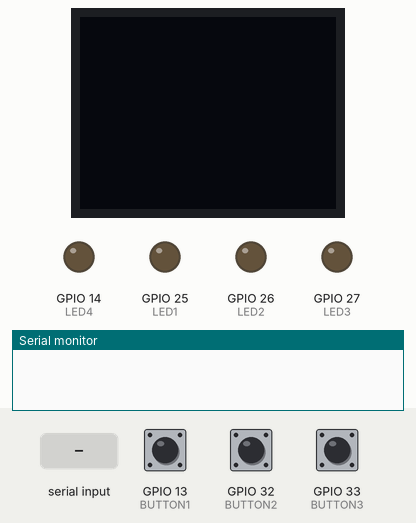
A sketch run on a simulated ESP32. Shown: 64×48 one-colour display, output pins drawn as LEDs (lit = HIGH), the last lines printed to the serial monitor. The inputs (shaded band) are chosen by the test bench; at power-on: GPIO 13 (BUTTON1) HIGH, GPIO 32 (BUTTON2) HIGH, GPIO 33 (BUTTON3) HIGH.

Above: at 1.2 s.
1.3 s: "1*" received over Serial
At 2.4 s:
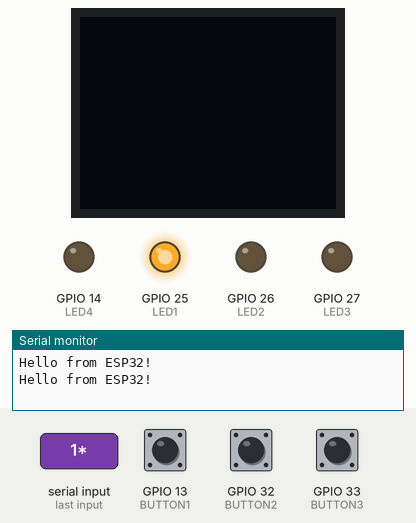
2.8 s: "r,45*" received over Serial
At 3.7 s:
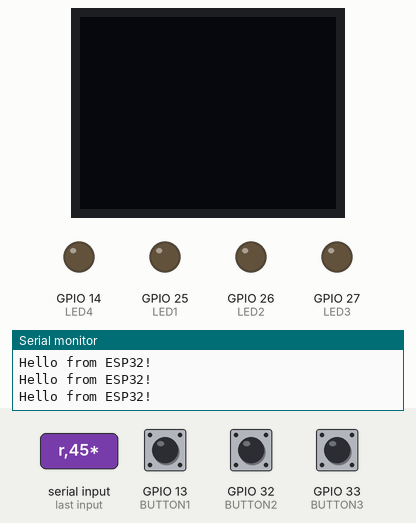
4.3 s: "2*" received over Serial
At 4.7 s:
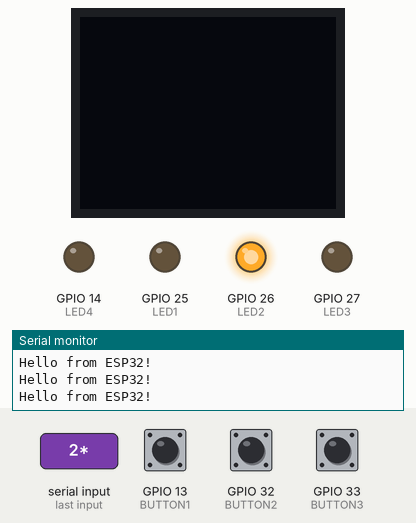
5.8 s: "3*" received over Serial
At 7.0 s:
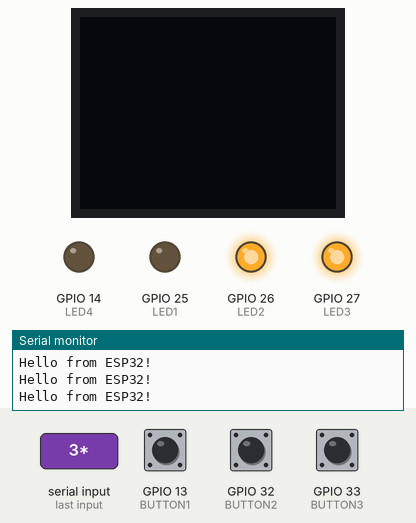
7.3 s: "4*" received over Serial
At 8.2 s:
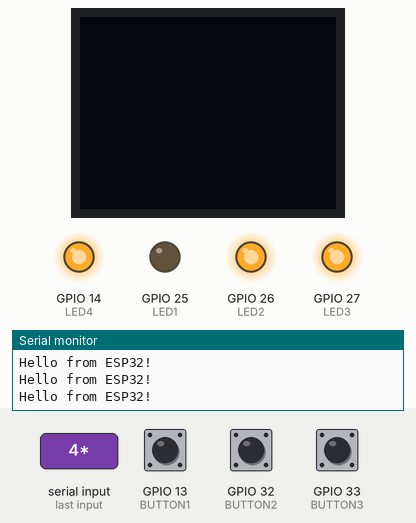
8.8 s: "30,150*" received over Serial
At 9.5 s:
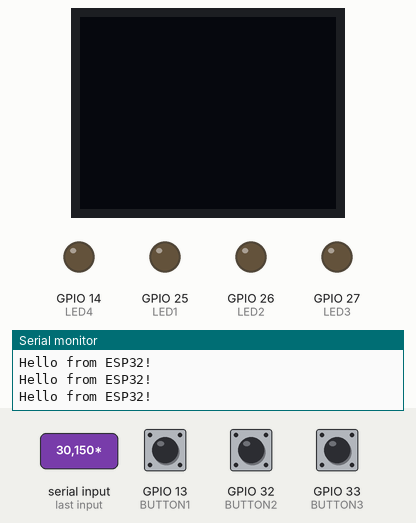
Timing chart, 0 to 11.3 s (numbered marks = the images above; inputs shaded):
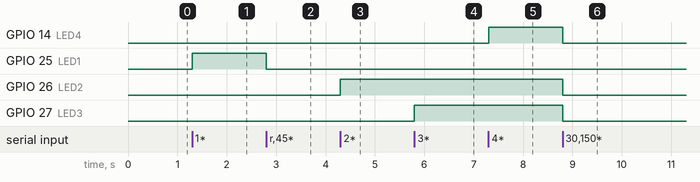

The sketch:

hardwareTest.ino
```cpp
#include "SSD1306Wire.h"

#define LED1 25
#define LED2 26
#define LED3 27
#define LED4 14
#define BUTTON1 13
#define BUTTON2 32
#define BUTTON3 33

//0.66: 64*48 otros: 128*32

// Selecciona uno según tu display.
//SSD1306Wire display(0x3c, SDA, SCL, GEOMETRY_128_32);
SSD1306Wire display(0x3c, SDA, SCL, GEOMETRY_64_48);


void setup() {
  Serial.begin(115200);

  digitalWrite(LED1, LOW);
  digitalWrite(LED2, LOW);
  digitalWrite(LED3, LOW);
  digitalWrite(LED4, LOW);
  pinMode(LED1, OUTPUT);
  pinMode(LED2, OUTPUT);
  pinMode(LED3, OUTPUT);
  pinMode(LED4, OUTPUT);

  pinMode(BUTTON1, INPUT_PULLUP);
  pinMode(BUTTON2, INPUT_PULLUP);
  pinMode(BUTTON3, INPUT_PULLUP);

  display.init();
  display.setContrast(255);
  display.clear();
}

void loop() {
  static uint8_t counter = 0;
  static uint32_t oldTime = 0;
  uint32_t newTime;
  static int x=10;
  static int y=20;

  if (Serial.available() > 0) {
    Serial.print("Hello from ESP32!\n");
    int dataRx = Serial.read();
    if (dataRx == '1') digitalWrite(LED1, HIGH);
    else if (dataRx == '2') digitalWrite(LED2, HIGH);
    else if (dataRx == '3') digitalWrite(LED3, HIGH);
    else if (dataRx == '4') digitalWrite(LED4, HIGH);
    else if (dataRx == '5') {
      digitalWrite(LED1, LOW);
      digitalWrite(LED2, LOW);
      digitalWrite(LED3, LOW);
      digitalWrite(LED4, LOW);
    }
    else if(dataRx == 'r'){
      Serial.print(digitalRead(BUTTON1));
      Serial.print(',');
      Serial.print(digitalRead(BUTTON2));
      Serial.print(',');
      Serial.print(digitalRead(BUTTON3));
      Serial.print('\n');
    }
    else if(dataRx == 'd'){
        display.setTextAlignment(TEXT_ALIGN_LEFT);
        display.setFont(ArialMT_Plain_16);
        display.clear();
        //0.66: 10,20 otros 0,5
        display.drawString(x, y, String(counter));
        display.display();
        counter = (counter + 1) % 20;
    }
    else if(dataRx == 'c'){
       String xy = Serial.readStringUntil('*');
       int indexOfComma = xy.indexOf(',');
       x = xy.substring(0,indexOfComma).toInt();
       y = xy.substring(indexOfComma+1).toInt();
    }
  }
}
```

Measured:
- after the input at 1.3 s, GPIO 25 (LED1): LOW → HIGH at once
- after the input at 2.8 s, GPIO 25 (LED1): HIGH → LOW at once
- after the input at 4.3 s, GPIO 26 (LED2): LOW → HIGH at once
- after the input at 5.8 s, GPIO 27 (LED3): LOW → HIGH at once
- after the input at 7.3 s, GPIO 14 (LED4): LOW → HIGH at once
- after the input at 8.8 s, GPIO 14 (LED4), GPIO 26 (LED2), GPIO 27 (LED3): HIGH → LOW at once
